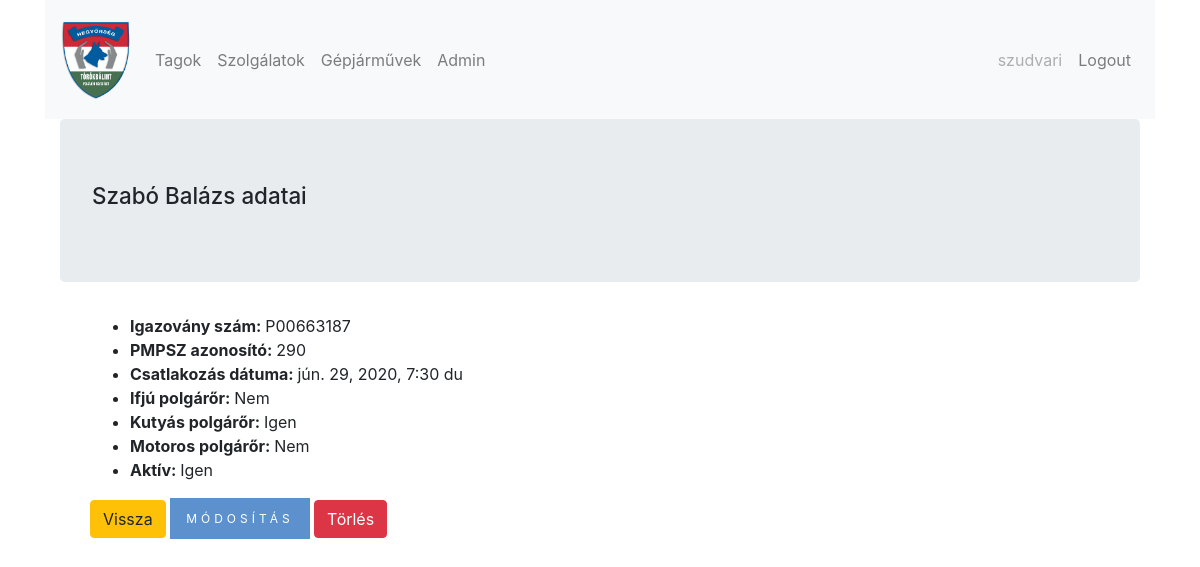
/time_sheet/member_detail/6/ (signed in), run on the app's committed database.
### time_sheet/models.py (models this page shows, shortened)
class Member(models.Model):
    last_name = models.CharField(max_length=256, verbose_name= ('Vezetéknév'))
    first_name = models.CharField(max_length=256, verbose_name= ('Keresztnév'))
    id_number = models.CharField(max_length=20, blank=True, null=True, verbose_name= ('Igazolvány szám'))
    pmpsz_number = models.CharField(max_length=8, unique=True, blank=True, null=True, verbose_name= ('PMPSZ azonosító'))
    young = models.BooleanField(default=False, verbose_name= ('Ifjú polgárőr'))
    dog = models.BooleanField(default=False, verbose_name= ('Kutyás polgárőr'))
    motor = models.BooleanField(default=False, verbose_name= ('Motoros polgárőr'))
    reg_date = models.DateTimeField(default=timezone.now)
    active = models.BooleanField(default=True, verbose_name= ('Aktív tag'))
    class Meta():
        unique_together = ('first_name', 'last_name')
        ordering = ['last_name']

### time_sheet/views.py (the view)
# urls.py: path('member_detail/<int:pk>/', views.MemberDetail.as_view(), name='member_detail'),
class MemberDetail(LoginRequiredMixin,DetailView):
    login_url = '/login/'
    model = models.Member

### time_sheet/templates/time_sheet/member_detail.html (shortened to what this page needs)
{% extends 'base.html' %}
{% block content_block %}
<div class='jumbotron'>
  <h1>{{member.last_name}}  {{member.first_name}} adatai</h1>
</div>
<div class="container">
  <div class="container member-list">
  <ul>
<li><strong>Igazovány szám: </strong>{{member.id_number}}</li>
<li><strong>PMPSZ azonosító: </strong>{{member.pmpsz_number}}</li>
<li><strong>Csatlakozás dátuma: </strong>{{member.reg_date}}</li>
<li><strong>Ifjú polgárőr: </strong>{% if member.young %}Igen {% else %}Nem{% endif %}</li>
<li><strong>Kutyás polgárőr: </strong>{% if member.dog %}Igen {% else %}Nem{% endif %}</li>
<li><strong>Motoros polgárőr: </strong>{% if member.motor %}Igen {% else %}Nem{% endif %}</li>
<li><strong>Aktív: </strong>{% if member.active %}Igen {% else %}Nem{% endif %}</li>
  </ul>
  <a href="{% url 'time_sheet:member_list' %}" class="btn btn-warning">Vissza</a>
  <a href="{% url 'time_sheet:member_update' pk=member.pk %}" class="btn btn-primary ">Módosítás</a>
  <a href="{% url 'time_sheet:member_delete' pk=member.pk %}" class="btn btn-danger">Törlés</a>
</div>
</div>
{% endblock %}

### templates/base.html (shortened to what this page needs)
<!DOCTYPE html>
{% load static %}
{% load bootstrap4 %}
<html lang="hu" dir="ltr">
<head>
  {% bootstrap_css %}
  <link href="https://stackpath.bootstrapcdn.com/font-awesome/4.7.0/css/font-awesome.min.css" rel="stylesheet">
  <link rel="stylesheet" href="https://code.jquery.com/ui/1.12.1/themes/base/jquery-ui.css">
  <link rel="stylesheet" href="{% static 'css/master.css' %}">
</head>
<body>
  <div class="container">
    <nav class="navbar navbar-expand-lg navbar-light bg-light">
      <a class="navbar-brand" href={% url 'home' %}><img src="{% static "media/logo.png" %}" alt="Hegyőrség" width="70"></a>
      <div class="collapse navbar-collapse" id="navbarSupportedContent">
        {% if user.is_authenticated %}
        <ul class="navbar-nav mr-auto">
          <li class="nav-item">
            <a class="nav-link" href="{% url 'time_sheet:member_list' %}">Tagok <span class="sr-only">(current)</span></a>
          </li>
          <li class="nav-item">
            <a class="nav-link" href="{% url 'time_sheet:duty_list' %}">Szolgálatok</a>
          </li>
          <li class="nav-item">
            <a class="nav-link" href="{% url 'time_sheet:car_list' %}">Gépjárművek</a>
          </li>
          <li class="nav-item">
            <a class="nav-link" href="{% url 'admin:index' %}">Admin</a>
          </li>
        </ul>
        <ul class="nav navbar-nav navbar-right">
          <li><span class="nav-link disabled">{{user.username}}</span></a></li>
          <li><a class="nav-link" href="{% url 'accounts:logout' %}">Logout</a></li>
        </ul>
        {% else %}
        <ul class="nav navbar-nav navbar-right">
          <li class="nav-item"><a class="nav-link" href="{% url 'accounts:login' %}">Log In</a></li>
        </ul>
        {% endif %}
      </nav>
      <div class="content container mycontainer">
        {% block content_block %}{% endblock %}
      </div>
  </body>
  </html>

### static/css/master.css (style rules this page uses)
.btn-primary, .button-warning, .d-print-none { display: inline-block; border-radius: 0px; text-decoration: none; padding: 10px 15px; font-size: 12px; line-height: 19px; text-transform: uppercase; letter-spacing: 4px; -webkit-transition: all .4s ease-in-out; -moz-transition: all .4s ease-in-out; -ms-transition: all .4s ease-in-out; -o-transition: all .4s ease-in-out; transition: all .4s ease-in-out; }
.container { margin-bottom: 20px }
.btn-primary { background-color: #5d91cd;border-color: #5d91cd }
h1, h2 { font-size: 1.4rem }

### data on the page
Member: last_name "Szabó", first_name "Balázs", id_number "P00663187", pmpsz_number "290", reg_date "jún. 29, 2020, 7:30 du"

### other printed values
{{ user.username }} "szudvari"
